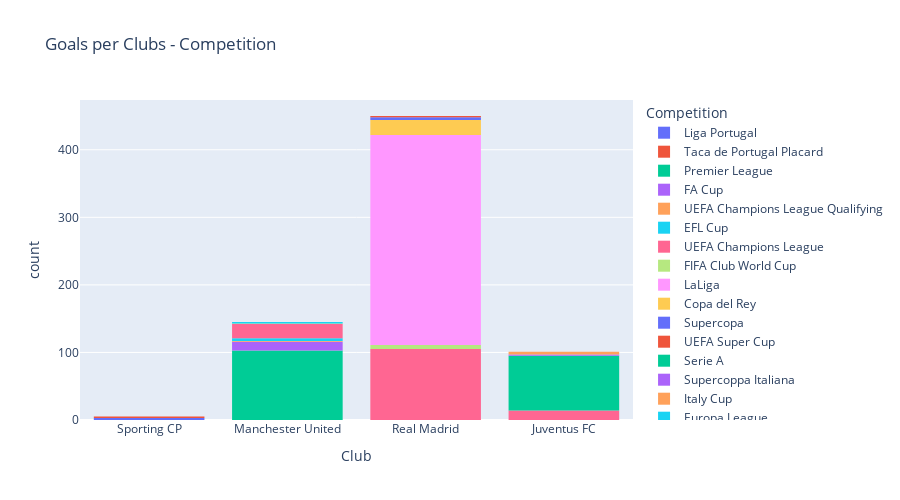

The notebook cell this image was saved under:
### Code cell
px.histogram(
    df,
    x='Club',
    title="Goals per Clubs - Competition",
    log_x=False,
    log_y=False,
    #symbol='title',
    #markers=True,
    #width=800, 
    height=500,
    color='Competition',
    hover_name='Competition',
    hover_data=['Competition','Season','Club'])

### Figure 1 — Plotly figure (JSON) as saved in the notebook; plotly's stock layout.template omitted (floating-point values rounded to 4 significant figures; data arrays with more than 128 entries replaced by an {"elided": "..."} marker saying what was removed)
{"data": [{"alignmentgroup": "True", "bingroup": "x", "hovertemplate": "Competition=Liga Portugal<br>Club=%{x}<br>count=%{y}<extra></extra>", "legendgroup": "Liga Portugal", "marker": {"color": "#636efa", "pattern": {"shape": ""}}, "name": "Liga Portugal", "offsetgroup": "Liga Portugal", "orientation": "v", "showlegend": true, "type": "histogram", "x": ["Sporting CP", "Sporting CP", "Sporting CP"], "xaxis": "x", "yaxis": "y"}, {"alignmentgroup": "True", "bingroup": "x", "hovertemplate": "Competition=Taca de Portugal Placard<br>Club=%{x}<br>count=%{y}<extra></extra>", "legendgroup": "Taca de Portugal Placard", "marker": {"color": "#EF553B", "pattern": {"shape": ""}}, "name": "Taca de Portugal Placard", "offsetgroup": "Taca de Portugal Placard", "orientation": "v", "showlegend": true, "type": "histogram", "x": ["Sporting CP", "Sporting CP"], "xaxis": "x", "yaxis": "y"}, {"alignmentgroup": "True", "bingroup": "x", "hovertemplate": "Competition=Premier League<br>Club=%{x}<br>count=%{y}<extra></extra>", "legendgroup": "Premier League", "marker": {"color": "#00cc96", "pattern": {"shape": ""}}, "name": "Premier League", "offsetgroup": "Premier League", "orientation": "v", "showlegend": true, "type": "histogram", "x": ["Manchester United", "Manchester United", "Manchester United", "Manchester United", "Manchester United", "Manchester United", "Manchester United", "Manchester United", "Manchester United", "Manchester United", "Manchester United", "Manchester United", "Manchester United", "Manchester United", "Manchester United", "Manchester United", "Manchester United", "Manchester United", "Manchester United", "Manchester United", "Manchester United", "Manchester United", "Manchester United", "Manchester United", "Manchester United", "Manchester United", "Manchester United", "Manchester United", "Manchester United", "Manchester United", "Manchester United", "Manchester United", "Manchester United", "Manchester United", "Manchester United", "Manchester United", "Manchester United", "Manchester United", "Manchester United", "Manchester United", "Manchester United", "Manchester United", "Manchester United", "Manchester United", "Manchester United", "Manchester United", "Manchester United", "Manchester United", "Manchester United", "Manchester United", "Manchester United", "Manchester United", "Manchester United", "Manchester United", "Manchester United", "Manchester United", "Manchester United", "Manchester United", "Manchester United", "Manchester United", "Manchester United", "Manchester United", "Manchester United", "Manchester United", "Manchester United", "Manchester United", "Manchester United", "Manchester United", "Manchester United", "Manchester United", "Manchester United", "Manchester United", "Manchester United", "Manchester United", "Manchester United", "Manchester United", "Manchester United", "Manchester United", "Manchester United", "Manchester United", "Manchester United", "Manchester United", "Manchester United", "Manchester United", "Manchester United", "Manchester United", "Manchester United", "Manchester United", "Manchester United", "Manchester United", "Manchester United", "Manchester United", "Manchester United", "Manchester United", "Manchester United", "Manchester United", "Manchester United", "Manchester United", "Manchester United", "Manchester United", "Manchester United", "Manchester United", "Manchester United"], "xaxis": "x", "yaxis": "y"}, {"alignmentgroup": "True", "bingroup": "x", "hovertemplate": "Competition=FA Cup<br>Club=%{x}<br>count=%{y}<extra></extra>", "legendgroup": "FA Cup", "marker": {"color": "#ab63fa", "pattern": {"shape": ""}}, "name": "FA Cup", "offsetgroup": "FA Cup", "orientation": "v", "showlegend": true, "type": "histogram", "x": ["Manchester United", "Manchester United", "Manchester United", "Manchester United", "Manchester United", "Manchester United", "Manchester United", "Manchester United", "Manchester United", "Manchester United", "Manchester United", "Manchester United", "Manchester United"], "xaxis": "x", "yaxis": "y"}, {"alignmentgroup": "True", "bingroup": "x", "hovertemplate": "Competition=UEFA Champions League Qualifying<br>Club=%{x}<br>count=%{y}<extra></extra>", "legendgroup": "UEFA Champions League Qualifying", "marker": {"color": "#FFA15A", "pattern": {"shape": ""}}, "name": "UEFA Champions League Qualifying", "offsetgroup": "UEFA Champions League Qualifying", "orientation": "v", "showlegend": true, "type": "histogram", "x": ["Manchester United"], "xaxis": "x", "yaxis": "y"}, {"alignmentgroup": "True", "bingroup": "x", "hovertemplate": "Competition=EFL Cup<br>Club=%{x}<br>count=%{y}<extra></extra>", "legendgroup": "EFL Cup", "marker": {"color": "#19d3f3", "pattern": {"shape": ""}}, "name": "EFL Cup", "offsetgroup": "EFL Cup", "orientation": "v", "showlegend": true, "type": "histogram", "x": ["Manchester United", "Manchester United", "Manchester United", "Manchester United"], "xaxis": "x", "yaxis": "y"}, {"alignmentgroup": "True", "bingroup": "x", "hovertemplate": "Competition=UEFA Champions League<br>Club=%{x}<br>count=%{y}<extra></extra>", "legendgroup": "UEFA Champions League", "marker": {"color": "#FF6692", "pattern": {"shape": ""}}, "name": "UEFA Champions League", "offsetgroup": "UEFA Champions League", "orientation": "v", "showlegend": true, "type": "histogram", "x": {"elided": "140 str values"}, "xaxis": "x", "yaxis": "y"}, {"alignmentgroup": "True", "bingroup": "x", "hovertemplate": "Competition=FIFA Club World Cup<br>Club=%{x}<br>count=%{y}<extra></extra>", "legendgroup": "FIFA Club World Cup", "marker": {"color": "#B6E880", "pattern": {"shape": ""}}, "name": "FIFA Club World Cup", "offsetgroup": "FIFA Club World Cup", "orientation": "v", "showlegend": true, "type": "histogram", "x": ["Manchester United", "Real Madrid", "Real Madrid", "Real Madrid", "Real Madrid", "Real Madrid", "Real Madrid"], "xaxis": "x", "yaxis": "y"}, {"alignmentgroup": "True", "bingroup": "x", "hovertemplate": "Competition=LaLiga<br>Club=%{x}<br>count=%{y}<extra></extra>", "legendgroup": "LaLiga", "marker": {"color": "#FF97FF", "pattern": {"shape": ""}}, "name": "LaLiga", "offsetgroup": "LaLiga", "orientation": "v", "showlegend": true, "type": "histogram", "x": {"elided": "311 str values"}, "xaxis": "x", "yaxis": "y"}, {"alignmentgroup": "True", "bingroup": "x", "hovertemplate": "Competition=Copa del Rey<br>Club=%{x}<br>count=%{y}<extra></extra>", "legendgroup": "Copa del Rey", "marker": {"color": "#FECB52", "pattern": {"shape": ""}}, "name": "Copa del Rey", "offsetgroup": "Copa del Rey", "orientation": "v", "showlegend": true, "type": "histogram", "x": ["Real Madrid", "Real Madrid", "Real Madrid", "Real Madrid", "Real Madrid", "Real Madrid", "Real Madrid", "Real Madrid", "Real Madrid", "Real Madrid", "Real Madrid", "Real Madrid", "Real Madrid", "Real Madrid", "Real Madrid", "Real Madrid", "Real Madrid", "Real Madrid", "Real Madrid", "Real Madrid", "Real Madrid", "Real Madrid"], "xaxis": "x", "yaxis": "y"}, {"alignmentgroup": "True", "bingroup": "x", "hovertemplate": "Competition=Supercopa<br>Club=%{x}<br>count=%{y}<extra></extra>", "legendgroup": "Supercopa", "marker": {"color": "#636efa", "pattern": {"shape": ""}}, "name": "Supercopa", "offsetgroup": "Supercopa", "orientation": "v", "showlegend": true, "type": "histogram", "x": ["Real Madrid", "Real Madrid", "Real Madrid", "Real Madrid"], "xaxis": "x", "yaxis": "y"}, {"alignmentgroup": "True", "bingroup": "x", "hovertemplate": "Competition=UEFA Super Cup<br>Club=%{x}<br>count=%{y}<extra></extra>", "legendgroup": "UEFA Super Cup", "marker": {"color": "#EF553B", "pattern": {"shape": ""}}, "name": "UEFA Super Cup", "offsetgroup": "UEFA Super Cup", "orientation": "v", "showlegend": true, "type": "histogram", "x": ["Real Madrid", "Real Madrid"], "xaxis": "x", "yaxis": "y"}, {"alignmentgroup": "True", "bingroup": "x", "hovertemplate": "Competition=Serie A<br>Club=%{x}<br>count=%{y}<extra></extra>", "legendgroup": "Serie A", "marker": {"color": "#00cc96", "pattern": {"shape": ""}}, "name": "Serie A", "offsetgroup": "Serie A", "orientation": "v", "showlegend": true, "type": "histogram", "x": ["Juventus FC", "Juventus FC", "Juventus FC", "Juventus FC", "Juventus FC", "Juventus FC", "Juventus FC", "Juventus FC", "Juventus FC", "Juventus FC", "Juventus FC", "Juventus FC", "Juventus FC", "Juventus FC", "Juventus FC", "Juventus FC", "Juventus FC", "Juventus FC", "Juventus FC", "Juventus FC", "Juventus FC", "Juventus FC", "Juventus FC", "Juventus FC", "Juventus FC", "Juventus FC", "Juventus FC", "Juventus FC", "Juventus FC", "Juventus FC", "Juventus FC", "Juventus FC", "Juventus FC", "Juventus FC", "Juventus FC", "Juventus FC", "Juventus FC", "Juventus FC", "Juventus FC", "Juventus FC", "Juventus FC", "Juventus FC", "Juventus FC", "Juventus FC", "Juventus FC", "Juventus FC", "Juventus FC", "Juventus FC", "Juventus FC", "Juventus FC", "Juventus FC", "Juventus FC", "Juventus FC", "Juventus FC", "Juventus FC", "Juventus FC", "Juventus FC", "Juventus FC", "Juventus FC", "Juventus FC", "Juventus FC", "Juventus FC", "Juventus FC", "Juventus FC", "Juventus FC", "Juventus FC", "Juventus FC", "Juventus FC", "Juventus FC", "Juventus FC", "Juventus FC", "Juventus FC", "Juventus FC", "Juventus FC", "Juventus FC", "Juventus FC", "Juventus FC", "Juventus FC", "Juventus FC", "Juventus FC", "Juventus FC"], "xaxis": "x", "yaxis": "y"}, {"alignmentgroup": "True", "bingroup": "x", "hovertemplate": "Competition=Supercoppa Italiana<br>Club=%{x}<br>count=%{y}<extra></extra>", "legendgroup": "Supercoppa Italiana", "marker": {"color": "#ab63fa", "pattern": {"shape": ""}}, "name": "Supercoppa Italiana", "offsetgroup": "Supercoppa Italiana", "orientation": "v", "showlegend": true, "type": "histogram", "x": ["Juventus FC", "Juventus FC"], "xaxis": "x", "yaxis": "y"}, {"alignmentgroup": "True", "bingroup": "x", "hovertemplate": "Competition=Italy Cup<br>Club=%{x}<br>count=%{y}<extra></extra>", "legendgroup": "Italy Cup", "marker": {"color": "#FFA15A", "pattern": {"shape": ""}}, "name": "Italy Cup", "offsetgroup": "Italy Cup", "orientation": "v", "showlegend": true, "type": "histogram", "x": ["Juventus FC", "Juventus FC", "Juventus FC", "Juventus FC"], "xaxis": "x", "yaxis": "y"}, {"alignmentgroup": "True", "bingroup": "x", "hovertemplate": "Competition=Europa League<br>Club=%{x}<br>count=%{y}<extra></extra>", "legendgroup": "Europa League", "marker": {"color": "#19d3f3", "pattern": {"shape": ""}}, "name": "Europa League", "offsetgroup": "Europa League", "orientation": "v", "showlegend": true, "type": "histogram", "x": ["Manchester United", "Manchester United"], "xaxis": "x", "yaxis": "y"}], "layout": {"barmode": "relative", "height": 500, "legend": {"title": {"text": "Competition"}, "tracegroupgap": 0}, "title": {"text": "Goals per Clubs - Competition"}, "xaxis": {"anchor": "y", "domain": [0.0, 1.0], "title": {"text": "Club"}}, "yaxis": {"anchor": "x", "domain": [0.0, 1.0], "title": {"text": "count"}}}}
